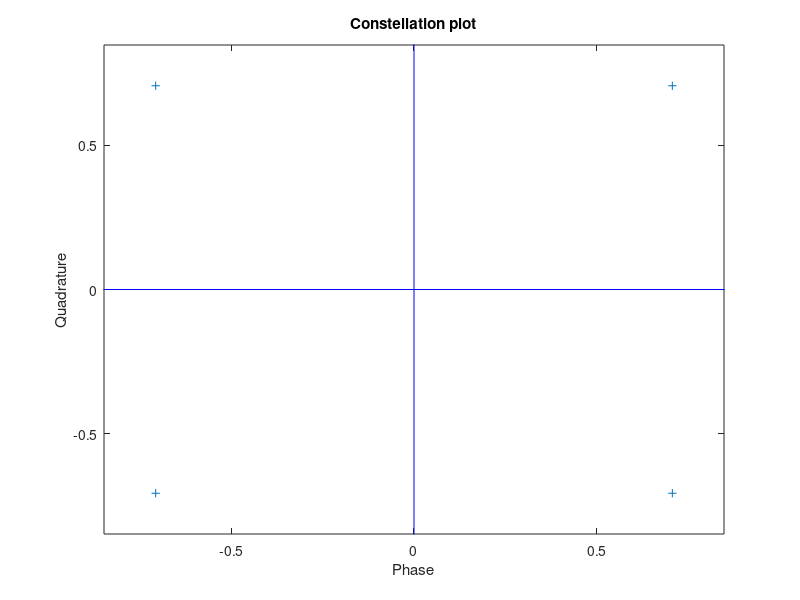

Recreate this plot in MATLAB. (Note: this script raises an error after producing the figure.)
close all
clear

%% Input parameters
N = 20;    % Number of bits to transmit
Rb = 440;   % bit rate [bit/sec]
fs = 4400; % Sampling frequency [Sample/s]
Ts = 1/fs; % Sample time [s/Sample]
fc = 1000;  % Carrier frequency [Hz]
span = 6;   % Pulse-width in symbol times.

rolloff = 0.4; % Roll-off factor (ie. alpha) for Raised Cosine pulse.

%% Transmitter
% Constellation
constellation = [(1 + 1i), (1 - 1i), (-1 -1i), (-1 + 1i)]/sqrt(2);% Constellation 1 - QPSK/4-QAM
grid on;
voronoi(real(constellation), imag(constellation))
title('Constellation plot')
xlabel("Phase"); ylabel("Quadrature");


% Preamble (including initial delay where nothing is tx'd)
delay_time = randi([1,5], 1);       % Generate a random delay between 1 and 20 samples long.
delay = zeros(1, delay_time);
preamble = [1 1 1 1 1 -1 -1 1 1 -1 1 -1 1]; % length-13 Barker code
preamble_symbs = preamble.*(1+1i)./sqrt(2); % Map preamble to symbols, so that they are 180deg apart! MUST BE MODIFIED IF USING DIFFERENT CONSTELLATION.

% Data source
b = randsrc(1,N,[0 1]); % Message bits

% Bits to Messages
M = length(constellation);      % M unique messages/symbols.
bpsymb = log2(M);       % Bits per symbol
Rsymb = Rb/bpsymb;
Tsymb = 1/Rsymb;
sps   = fs/Rsymb; % Samples per symbol. [Sample/s / Symbol/s = Sample/Symbol] 
m = buffer(b, bpsymb)'; % Group information bits into bits per symbol
m_idx = bi2de(m, 'left-msb')'+1; % Bits to symbol index, msb: the Most Significant Bit

% Message to symbol
symbs = constellation(m_idx);    % Map messages to constellation symbols using indices
%symbs = [delay preamble_symbs symbs]; % Prepend variable delay and preamble to message.
symbs = [delay preamble_symbs]; % ONLY TRANSMIT PREAMBLE FOR NOW!


% Generate basic pulse
[pulse t] = rtrcpuls(rolloff, Tsymb, fs, span); % Generate basis pulse.
figure
plot(t, pulse); grid on; title('Basic pulse');

% Pulse-modulation
x_upsample = upsample(symbs, sps); % Upsample to fs.
s = conv(pulse, x_upsample); % Pulse shaping the symbol-train by convolving with basis pulse.
t_s = (0:length(s)-1).*Ts; % Signal time-axis ie. x[n]*n*Ts.

figure
subplot(221) 
plot(real(s))
grid on; title('Real pulse-modulated baseband');

subplot(223)
stem(real(x_upsample))
grid on; title('Real symbol baseband');

subplot(222) 
plot(imag(s))
grid on; title('Imag pulse-modulated baseband');

subplot(224)
stem(imag(x_upsample))
grid on; title('Imag symbol baseband');

I = real(s);
Q = imag(s);

tx_sig = I.*cos(2*pi*fc*(t_s)) - Q.*sin(2*pi*fc*(t_s));
figure
plot(t_s, tx_sig); 
title('Carrier signal')
grid on;


%% Channel (AWGN)
SNRdB = 10;
s_noisy = awgn(tx_sig, SNRdB, 'measured');
figure; plot(real(s_noisy))
title('Carrier signal with Noise')

%% Receiver
rx_I =  s_noisy.*cos(2*pi*fc*t_s);
rx_Q = -s_noisy.*sin(2*pi*fc*t_s);

figure
subplot(121)
plot(t_s, rx_I)
title('RX-I, mixed')
subplot(122)
plot(t_s, rx_Q)
title('RX-Q, mixed')

rx_I_filtered = lowpass(rx_I, fc/2, fs, 'ImpulseResponse','iir','Steepness',0.85);
rx_Q_filtered = lowpass(rx_Q, fc/2, fs, 'ImpulseResponse','iir','Steepness',0.85);

figure
subplot(121)
plot(t_s, rx_I_filtered)
title('RX-I, filtered')
subplot(122)
plot(t_s, rx_Q_filtered)
title('RX-Q, filtered')

% Matched filter
MF = fliplr(conj(pulse));        %create matched filter impulse response
MF_I_output = filter(MF, 1, rx_I_filtered); 
MF_I_output = MF_I_output(length(MF):end); %remove transient
MF_Q_output = filter(MF, 1, rx_Q_filtered); 
MF_Q_output = MF_Q_output(length(MF):end); %remove transient

figure
subplot(121)
plot(MF_I_output)
hold on
grid on; title('RX-I, matched-filtered')
subplot(122)
plot(MF_Q_output)
grid on; title('RX-Q, matched-filtered')

% Synchroniser (TODO)
rx_symbs = [MF_I_output(1:sps:end)', MF_Q_output(1:sps:end)']; % This assumes PERFECT synchronization.

% Plot sample points on baseband signal.
figure
subplot(121)
plot(MF_I_output)
hold on
stem(1:sps:length(MF_I_output), MF_I_output(1:sps:end))
grid on; title('RX-I, sampled')
subplot(122)
plot(MF_Q_output)
hold on
stem(1:sps:length(MF_Q_output), MF_Q_output(1:sps:end))
grid on; title('RX-Q, sampled')
hold off

% Unmapping
samples = rx_symbs(:,1) + i.*rx_symbs(:,2);
figure
plot(samples, 'o')
axis square; grid on

% Euclidean distances from each sample to each possible constellation point
% (INEFFICIENT!)
d = zeros(length(rx_symbs), length(constellation))
for idx = 1:length(rx_symbs)
    for jdx = 1:length(constellation)
        d(idx, jdx) = norm(rx_symbs(idx) - constellation(jdx));
    end
end

[nearest_val, nearest_idx] = min(d');  % Get index of value with minimum distance to a constellation point.

rx_mapped = constellation(nearest_idx) % Choose corresponding symbol.

% Preamble detection
corr = conv(rx_mapped, fliplr(preamble)); % Compare preamble to received symbol vector. Peak at end of preamble.
[~,peak_idx] = max(corr);

figure
plot( abs(corr) )
grid on; title('Preamble detection');
hold on
plot(peak_idx, abs(corr(peak_idx)), 'or')


% Peak in the wrong place??
% Seems it doesn't account for initial delay...
